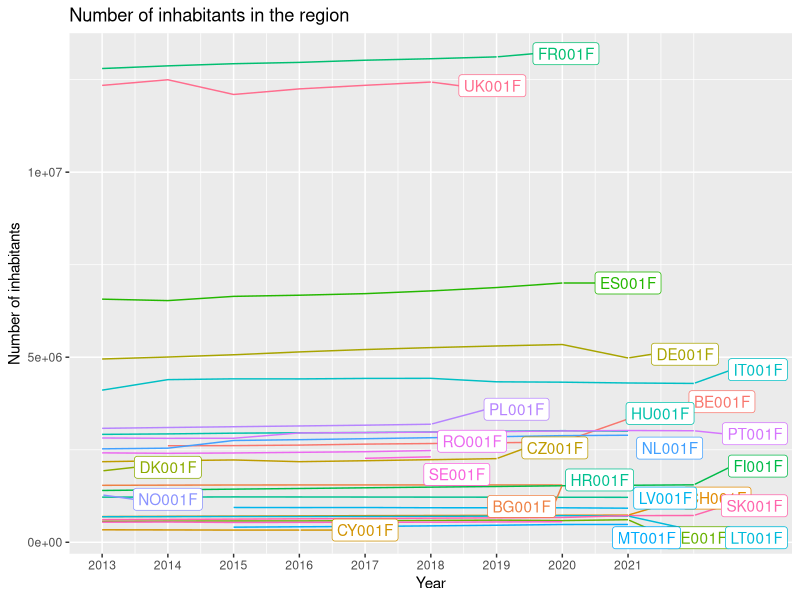

Reproduce this figure in R. (Note: this script raises an error after producing the figure.)
# Load package(s) ----
## If you get an error, it means that the package is not installed. Execute 
## install.packages("packagename") in the console, replacing "packagename" with 
## "tidyverse", for instance, if you want to install the "tidyverse" package.
## Do that for all packages.
library(tidyverse)
library(scales)
library(ggrepel)

# Get urban population data between 2013-2022 from Eurostat ----
## Source: https://ec.europa.eu/eurostat/databrowser/view/URB_LPOP1__custom_5120358/default/table?lang=en
pop_13_22 <- read_csv("data/raw/urb_lpop1__custom_5120358_page_linear.csv")

# Examine the data ----
# View(pop_13_22)
glimpse(pop_13_22)

# Clean the data ----
pop_13_22_long <- pop_13_22 |> 
  # Remove unnecessary columns
  select(-c(DATAFLOW, `LAST UPDATE`, freq, indic_ur, OBS_FLAG)) |> 
  # Remove countries
  filter(nchar(cities) > 2)

# Show the population trend of all cities in the region
pop_13_22_long |>
  # filter(cities %in% c("BE001F", "DE001F", "NL001F", "UK001F")) |> 
  filter(substr(cities, 3, 6) == "001F") |> 
  group_by(cities) |> 
  mutate(label = if_else(TIME_PERIOD == max(TIME_PERIOD), as.character(cities), NA_character_)) |> 
  ungroup() |> 
  ggplot(aes(x = TIME_PERIOD, y = OBS_VALUE, color = cities, group = cities)) +
  geom_line() +
  geom_label_repel(aes(label = label),
                   nudge_x = 1,
                   na.rm = TRUE) +
  scale_x_continuous(breaks = seq(from = 2013,
                                  to = 2021,
                                  by = 1),
                     limits = c(2013, 2023)) +
  xlab("Year") +
  ylab("Number of inhabitants") +
  labs(title = "Number of inhabitants in the region") +
  scale_color_discrete(name = "Muncipality") +
  theme(legend.position = "none")

# Generate table in wide format
pop_13_22_wide <- pop_13_22 |>
  pivot_wider(names_from = TIME_PERIOD, values_from = OBS_VALUE) |>
  select(-c(DATAFLOW, `LAST UPDATE`, freq, indic_ur, OBS_FLAG, `2022`)) |>
  filter(nchar(cities) > 2) |>
  group_by(cities) |>
  summarise(`2013` = sum(`2013`, na.rm = TRUE),
            `2014` = sum(`2014`, na.rm = TRUE),
            `2015` = sum(`2015`, na.rm = TRUE),
            `2016` = sum(`2016`, na.rm = TRUE),
            `2017` = sum(`2017`, na.rm = TRUE),
            `2018` = sum(`2018`, na.rm = TRUE),
            `2019` = sum(`2019`, na.rm = TRUE),
            `2029` = sum(`2020`, na.rm = TRUE),
            `2021` = sum(`2021`, na.rm = TRUE)) |>
  mutate(across(where(is.double), ~na_if(., 0)))

# Write wide table with time-series data
write_csv(pop_13_22_wide, "data/processed/pop_13_22_wide.csv", na = "")
